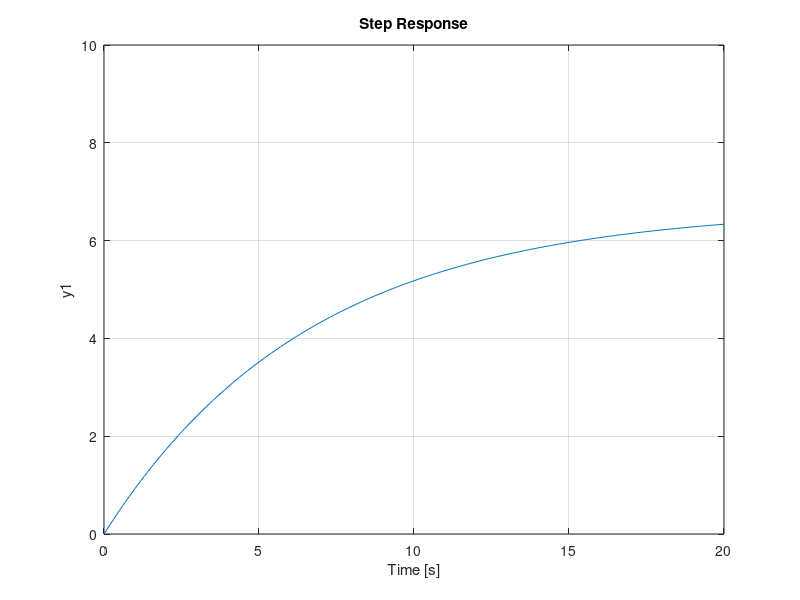
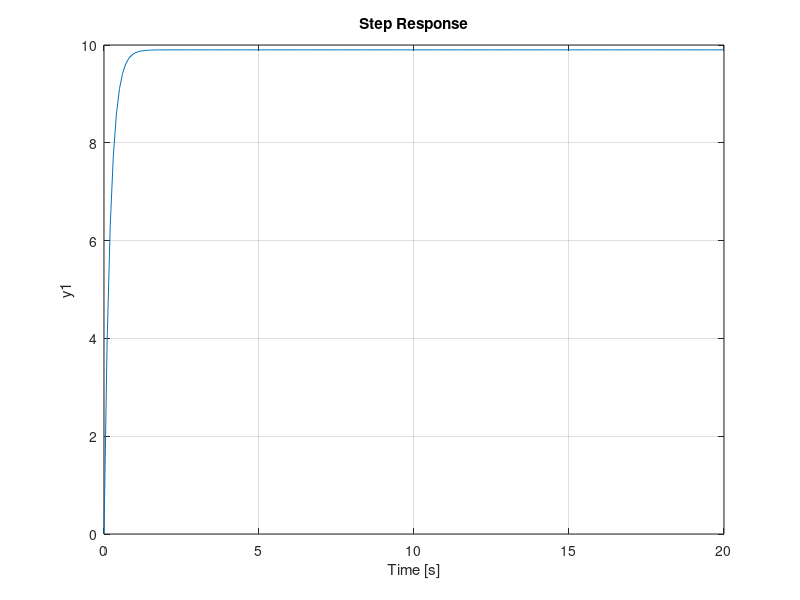
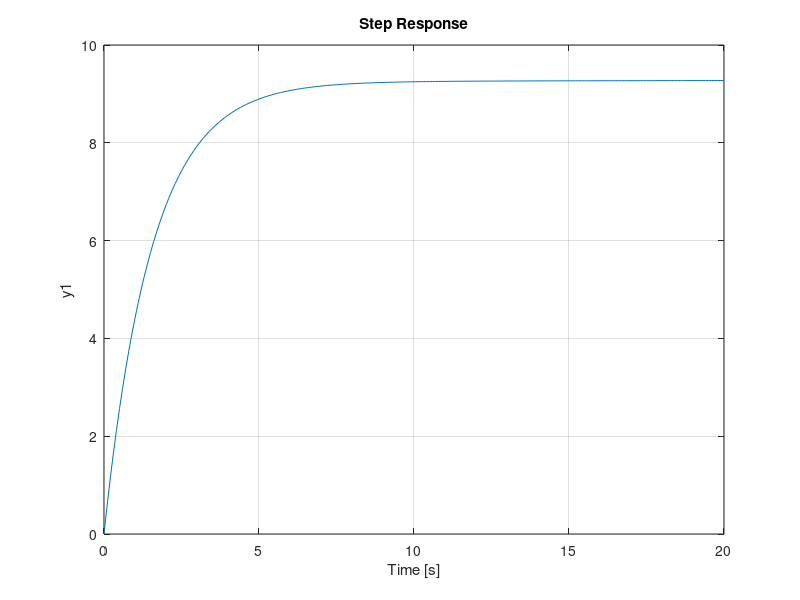
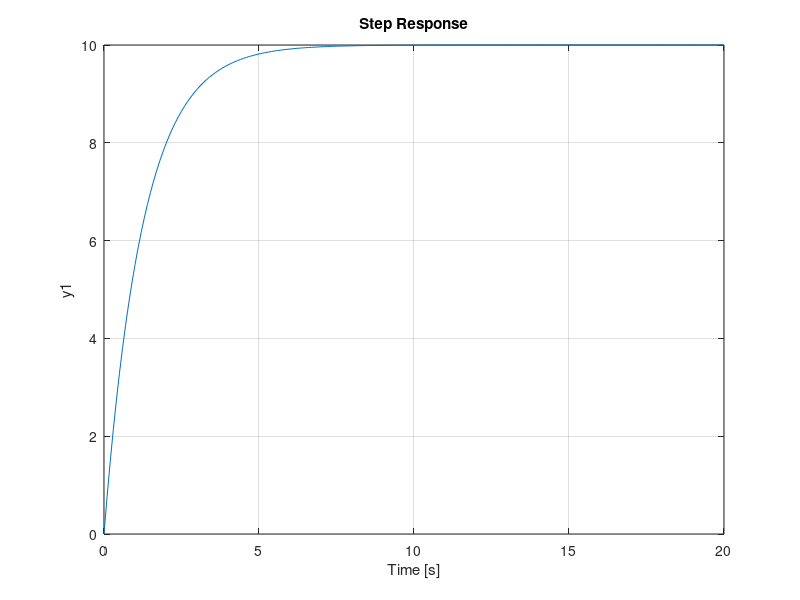

The MATLAB source for these figures, in order:
clc;
clear all;
close all;
%transfer function
Kp = 1;
Ki = 1;
Kd = 1;
s = tf('s');
C = Kp + Ki/s + Kd*s;
%step response with pi-controller 
m = 1000;
b = 50;
r = 10;
s = tf('s');
P_cruise = 1/(m*s + b);

Kp = 100;
C = pid(Kp);
T = feedback(C*P_cruise,1)
t = 0:0.1:20;
figure(1);
step(r*T,t)
axis([0 20 0 10])

Kp = 5000;
C = pid(Kp);
T = feedback(C*P_cruise,1);
figure(2);
step(r*T,t);
axis([0 20 0 10]);

Kp = 600;
Ki = 1;
C = pid(Kp,Ki);
T = feedback(C*P_cruise,1);
figure(3);
step(r*T,t);
axis([0 20 0 10]);

Kp = 800;
Ki = 40;
C = pid(Kp,Ki);
T = feedback(C*P_cruise,1);
figure(4);
step(r*T,t)
axis([0 20 0 10])
